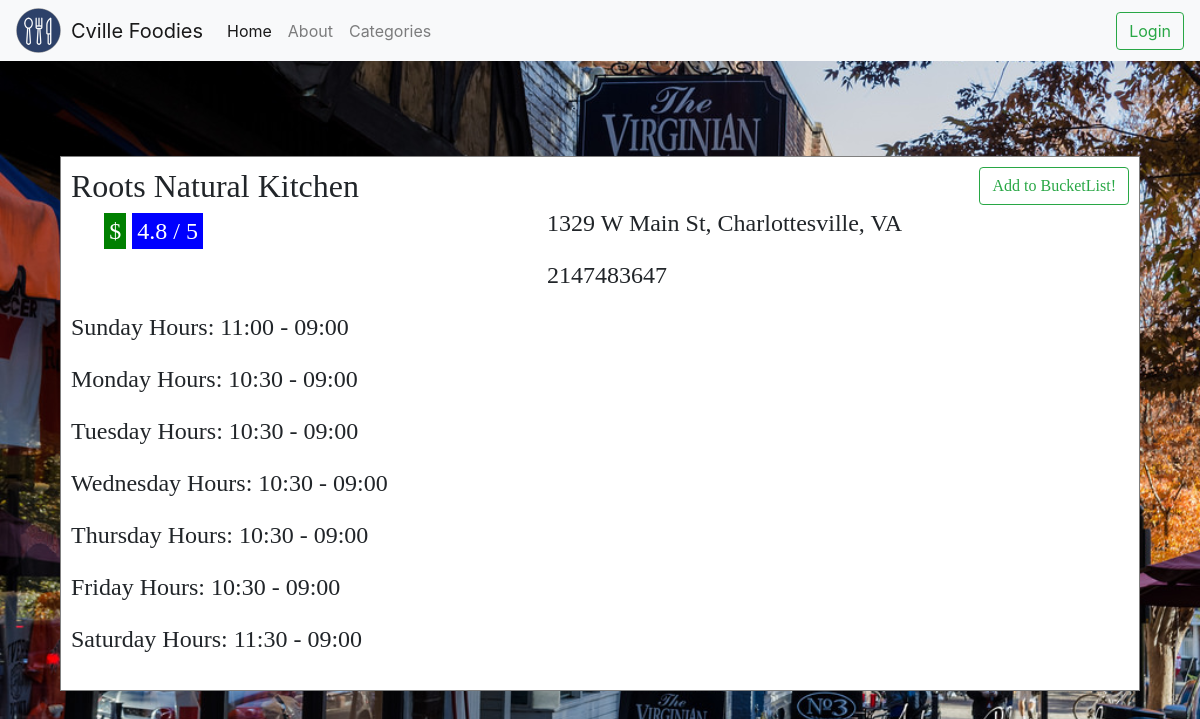
Page /restaurant.php?r=Roots Natural Kitchen on the committed database.
### tables this page shows
CREATE TABLE r_hours(
	r_id INT NOT NULL,
    sun_open_time VARCHAR(5) NOT NULL,
    sun_close_time VARCHAR(5) NOT NULL,
    mon_open_time VARCHAR(5) NOT NULL,
    mon_close_time VARCHAR(5) NOT NULL, 
    tues_open_time VARCHAR(5) NOT NULL,
    tues_close_time VARCHAR(5) NOT NULL,
    wed_open_time VARCHAR(5) NOT NULL,
    wed_close_time VARCHAR(5) NOT NULL,
    thurs_open_time VARCHAR(5) NOT NULL,
    thurs_close_time VARCHAR(5) NOT NULL,
    fri_open_time VARCHAR(5) NOT NULL,
    fri_close_time VARCHAR(5) NOT NULL,
    sat_open_time VARCHAR(5) NOT NULL,
    sat_close_time VARCHAR(5) NOT NULL,
    description VARCHAR(20),  
    PRIMARY KEY (r_id, description),
    FOREIGN KEY (r_id) REFERENCES restaurant(r_id)
);

CREATE TABLE restaurant( 
	r_id INT NOT NULL PRIMARY KEY AUTO_INCREMENT,
	rname VARCHAR(50) NOT NULL,
    phone_num INT(10),
    street VARCHAR(50) NOT NULL,  
    price_range ENUM ('$', '$$', '$$$', '$$$$'),
    rating_google DOUBLE,
    rating DOUBLE,  
    num_of_reviews INT DEFAULT '0'
);

### restaurant.php (the view, shortened to what this page needs)
<!DOCTYPE html>
<html>
  <head>
    <link type="text/css" rel="stylesheet" href="stylesheet.css"/>
    <link type="text/css" rel="stylesheet" href="stylesheet2.css"/>
    <link rel="stylesheet" href="https://maxcdn.bootstrapcdn.com/bootstrap/4.0.0/css/bootstrap.min.css">
    <link href="http://netdna.bootstrapcdn.com/font-awesome/4.0.3/css/font-awesome.min.css" rel="stylesheet" type="text/css">
  </head>
  <nav class="navbar fixed-top navbar-expand-lg navbar-light bg-light">
    <a href="./" class="pull-left">
        <img src="./images/logo.png">
    </a>
    <a href="./" class="navbar-brand">Cville Foodies</a>
  <div class="collapse navbar-collapse" id="navbarSupportedContent">
    <ul class="navbar-nav mr-auto">
      <li class="nav-item active">
        <a class="nav-link" href="./">Home <span class="sr-only">(current)</span></a>
      </li>
      <li class="nav-item">
        <a class="nav-link" href="./about.php">About</a>
      </li>
      <li class="nav-item">
        <a class="nav-link" href="./categories.php">Categories</a>
      </li>
    </ul>
    <?php include 'loginHeader.php'; ?>
  </div>
</nav>
  <body id="homepage">
      <ul class="list">
        <?php
           $rname = $_GET["r"] ;
           require_once('./library.php');
           $con = new mysqli($SERVER, $USERNAME, $PASSWORD, $DATABASE);
          $sql="SELECT *
            FROM restaurant LEFT JOIN r_hours USING (r_id) /*LEFT JOIN r_category USING (r_id) LEFT JOIN menu USING (r_id) INNER JOIN provide USING (r_id) INNER JOIN supplier USING (s_id)*/
            WHERE rname = '{$rname}'";
           $result = mysqli_query($con,$sql);
           if (mysqli_num_rows($result)!= 0) {
            $row = mysqli_fetch_array($result);
            $tableRow = "<li>
              <div class=\"outerDiv\">
              <div class=\"mostrightCol\">
                  <button id=\"{$row['r_id']}\" onclick='addToBucketList(\"{$row['r_id']}\");' class=\"btn btn-outline-success\">Add to BucketList!</button>
                </div>
                <div class=\"leftCol\">
                  <h2 class=\"rName\" onclick=\"window.location.href='restaurant.php?r={$row['rname']}'\">{$row['rname']}</h2>
                  <p class=\"rInfo\"><span class=\"rCost\">{$row['price_range']}</span> <span class=\"rRating\"> {$row['rating_google']} / 5</span></p>
                </div>
                <div class=\"rightCol\">
                  <p>{$row['street']}, Charlottesville, VA</p>
                  <p>{$row['phone_num']}</p>
                </div>
                <div class=\"leftCol\">
                  <p class=\"rName\">Sunday Hours: {$row['sun_open_time']} - {$row['sun_close_time']}</p>
                  <p class=\"rName\">Monday Hours: {$row['mon_open_time']} - {$row['mon_close_time']}</p>
                  <p class=\"rName\">Tuesday Hours: {$row['tues_open_time']} - {$row['tues_close_time']}</p>
                  <p class=\"rName\">Wednesday Hours: {$row['wed_open_time']} - {$row['wed_close_time']}</p>
                  <p class=\"rName\">Thursday Hours: {$row['thurs_open_time']} - {$row['thurs_close_time']}</p>
                  <p class=\"rName\">Friday Hours: {$row['fri_open_time']} - {$row['fri_close_time']}</p>
                  <p class=\"rName\">Saturday Hours: {$row['sat_open_time']} - {$row['sat_close_time']}</p>
                </div>
              </div>
            </li>";
             echo $tableRow;
          }
        ?>
      </ul>
  </body>
</html>

### loginHeader.php
<?php if(isset($_SESSION["username"])) : ?>
	<ul class="nav navbar-nav navbar-right">
		<li class="dropdown">
			<a href="#" class="dropdown-toggle" data-toggle="dropdown" role="button" aria-haspopup="true" aria-expanded="false">Welcome <?php echo $_SESSION["fname"];?>!<span class="caret"></span></a>
			<ul class="dropdown-menu">
				<li><a href="bucketList.php">Bucket List</a>
				</li>
				<li><a href="visitedRestaurants.php">Visited Restaurants</a>
				</li>
				<li><a href="achievementsPage.php">Achievements</a>
				</li>
				<li>
					<form class="form-inline" action="logout.php">
						<button class="btn btn-outline-danger">Log out</button>
					</form>
				</li>
			</ul>
		</li>
	</ul>
<?php else : ?>
	<form class="form-inline" action="login.php">
		<button class="btn btn-outline-success">Login</button>
	</form>
<?php endif; ?>

### stylesheet.css (style rules this page uses)
#homepage { padding-top: 100px; background-image: url("./images/6358615623227228942081594044_corner_cover.jpg"); background-size: cover; }
.pull-left img { height: 45px; width: 45px; margin-right: 10px; }
.navbar-brand { color: #2D4169; }

### stylesheet2.css (style rules this page uses)
.list { font-family:sans-serif; margin: 3% 5% 5% 5%; padding:20px 0 0; }
.list > li { display:block; background-color: #FFFFFF; padding:10px; border-style: solid; border-color: gray; border-width: 1px; box-shadow: inset 0 1px 0 #fff; min-height: 100px; }
img { max-width: 100%; }
h2 { margin:0 0 0.3rem; font-weight: normal; font-weight:bold; }
p { margin:0; font-size: 16px; font-size: 2vw; }
.outerDiv { min-width: 100%; display: inline-block; font-family: Quicksand; }
.leftCol { width: 45%; float:left; display: inline-block; }
.rightCol { width: 55%; float:left; display: inline-block; }
.mostrightCol { float:right; display: inline-block; }
.rInfo { margin-left: 7%; }
.rInfo span { padding: 5px; color: white; }
.rCost { background-color: green; }
.rRating { background-color: blue; }

### rows in the picture
r_hours: r.rname "Roots Natural Kitchen", r.price_range "$", r.rating_google "4.8", r.street "1329 W Main St", r.phone_num "2147483647", sun_open_time "11:00", sun_close_time "09:00", mon_open_time "10:30", mon_close_time "09:00", tues_open_time "10:30", tues_close_time "09:00", wed_open_time "10:30", wed_close_time "09:00", thurs_open_time "10:30", thurs_close_time "09:00", fri_open_time "10:30", fri_close_time "09:00", sat_open_time "11:30", sat_close_time "09:00"
